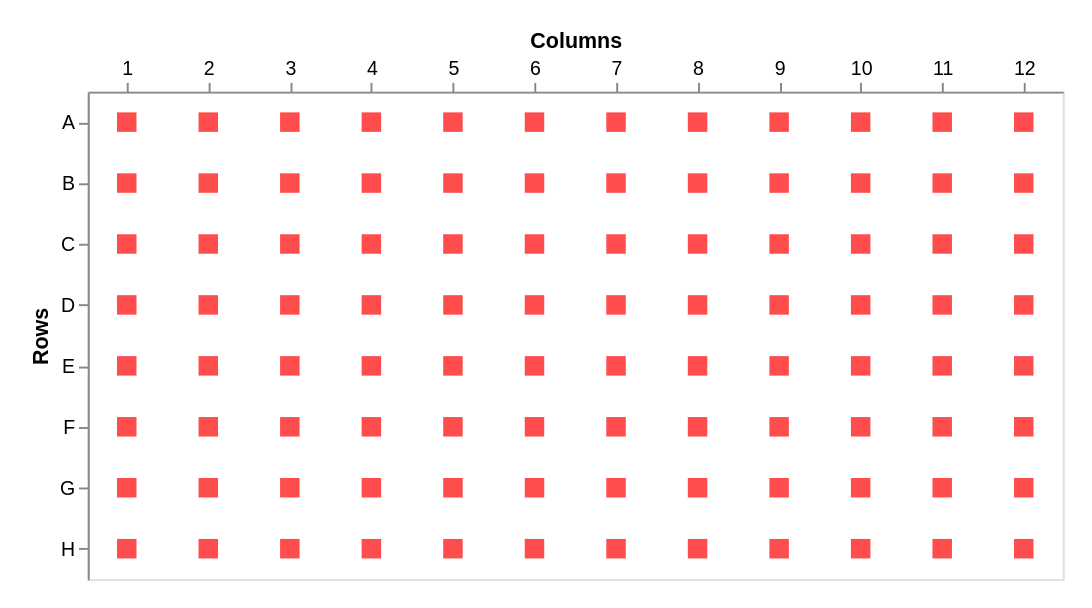

This figure's Vega-Lite source:
### Vega-Lite specification from a JSON file in a GitHub repository (floating-point values rounded to 4 significant figures)
{"width": 500, "height": 250, "padding": 15, "data": {"values": [{"a": "A", "b": 1}, {"a": "A", "b": 2}, {"a": "A", "b": 3}, {"a": "A", "b": 4}, {"a": "A", "b": 5}, {"a": "A", "b": 6}, {"a": "A", "b": 7}, {"a": "A", "b": 8}, {"a": "A", "b": 9}, {"a": "A", "b": 10}, {"a": "A", "b": 11}, {"a": "A", "b": 12}, {"a": "B", "b": 1}, {"a": "B", "b": 2}, {"a": "B", "b": 3}, {"a": "B", "b": 4}, {"a": "B", "b": 5}, {"a": "B", "b": 6}, {"a": "B", "b": 7}, {"a": "B", "b": 8}, {"a": "B", "b": 9}, {"a": "B", "b": 10}, {"a": "B", "b": 11}, {"a": "B", "b": 12}, {"a": "C", "b": 1}, {"a": "C", "b": 2}, {"a": "C", "b": 3}, {"a": "C", "b": 4}, {"a": "C", "b": 5}, {"a": "C", "b": 6}, {"a": "C", "b": 7}, {"a": "C", "b": 8}, {"a": "C", "b": 9}, {"a": "C", "b": 10}, {"a": "C", "b": 11}, {"a": "C", "b": 12}, {"a": "D", "b": 1}, {"a": "D", "b": 2}, {"a": "D", "b": 3}, {"a": "D", "b": 4}, {"a": "D", "b": 5}, {"a": "D", "b": 6}, {"a": "D", "b": 7}, {"a": "D", "b": 8}, {"a": "D", "b": 9}, {"a": "D", "b": 10}, {"a": "D", "b": 11}, {"a": "D", "b": 12}, {"a": "E", "b": 1}, {"a": "E", "b": 2}, {"a": "E", "b": 3}, {"a": "E", "b": 4}, {"a": "E", "b": 5}, {"a": "E", "b": 6}, {"a": "E", "b": 7}, {"a": "E", "b": 8}, {"a": "E", "b": 9}, {"a": "E", "b": 10}, {"a": "E", "b": 11}, {"a": "E", "b": 12}, {"a": "F", "b": 1}, {"a": "F", "b": 2}, {"a": "F", "b": 3}, {"a": "F", "b": 4}, {"a": "F", "b": 5}, {"a": "F", "b": 6}, {"a": "F", "b": 7}, {"a": "F", "b": 8}, {"a": "F", "b": 9}, {"a": "F", "b": 10}, {"a": "F", "b": 11}, {"a": "F", "b": 12}, {"a": "G", "b": 1}, {"a": "G", "b": 2}, {"a": "G", "b": 3}, {"a": "G", "b": 4}, {"a": "G", "b": 5}, {"a": "G", "b": 6}, {"a": "G", "b": 7}, {"a": "G", "b": 8}, {"a": "G", "b": 9}, {"a": "G", "b": 10}, {"a": "G", "b": 11}, {"a": "G", "b": 12}, {"a": "H", "b": 1}, {"a": "H", "b": 2}, {"a": "H", "b": 3}, {"a": "H", "b": 4}, {"a": "H", "b": 5}, {"a": "H", "b": 6}, {"a": "H", "b": 7}, {"a": "H", "b": 8}, {"a": "H", "b": 9}, {"a": "H", "b": 10}, {"a": "H", "b": 11}, {"a": "H", "b": 12}]}, "mark": {"type": "square", "size": 100, "color": "#808080"}, "selection": {"paintbrush": {"type": "interval", "empty": "none"}, "holder": {"type": "multi", "empty": "paintbrush"}}, "encoding": {"x": {"field": "b", "type": "quantitative", "title": "Columns", "axis": {"orient": "top", "labelAngle": 0, "grid": false, "tickCount": 12}, "scale": {"nice": false, "zero": false, "padding": 20, "rangeStep": 1}}, "y": {"field": "a", "type": "ordinal", "title": "Rows", "axis": {"orient": "left", "labelAngle": 0, "grid": false}, "scale": {"nice": false, "zero": false}}, "color": {"condition": {"selection": "holder", "value": "red"}, "value": "#808080"}}}
